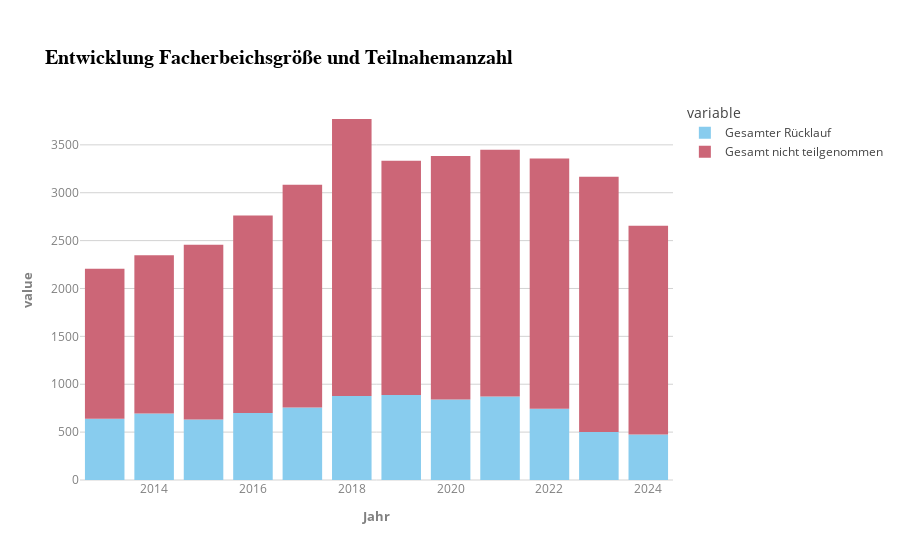

The notebook cell this image was saved under:
### Code cell
import plotly.express as px

fig = px.bar(
    abschluss_df,
    x="Jahr",
    y=["Gesamter Rücklauf", "Gesamt nicht teilgenommen" ],
    title="Entwicklung Facherbeichsgröße und Teilnahemanzahl",
    color_discrete_sequence=px.colors.qualitative.Safe,
    template="infoviz"
)


# fig.update_layout(
#     yaxis=dict(range=[0, 600]),  # Prozentwerte zwischen 0 und 100
# )

fig.show()

### Figure 1 — Plotly figure (JSON) as saved in the notebook; plotly's stock layout.template omitted (floating-point values rounded to 4 significant figures)
{"data": [{"hovertemplate": "variable=Gesamter Rücklauf<br>Jahr=%{x}<br>value=%{y}<extra></extra>", "legendgroup": "Gesamter Rücklauf", "marker": {"color": "rgb(136, 204, 238)", "pattern": {"shape": ""}}, "name": "Gesamter Rücklauf", "orientation": "v", "showlegend": true, "textposition": "auto", "type": "bar", "x": ["2013", "2014", "2015", "2016", "2017", "2018", "2019", "2020", "2021", "2022", "2023", "2024"], "xaxis": "x", "y": [640.0, 694.0, 631.0, 699.0, 758.0, 878.0, 888.0, 841.0, 873.0, 745.0, 501.0, 476.0], "yaxis": "y"}, {"hovertemplate": "variable=Gesamt nicht teilgenommen<br>Jahr=%{x}<br>value=%{y}<extra></extra>", "legendgroup": "Gesamt nicht teilgenommen", "marker": {"color": "rgb(204, 102, 119)", "pattern": {"shape": ""}}, "name": "Gesamt nicht teilgenommen", "orientation": "v", "showlegend": true, "textposition": "auto", "type": "bar", "x": ["2013", "2014", "2015", "2016", "2017", "2018", "2019", "2020", "2021", "2022", "2023", "2024"], "xaxis": "x", "y": [1567.0, 1653.0, 1826.0, 2063.0, 2326.0, 2892.0, 2445.0, 2542.0, 2575.0, 2613.0, 2667.0, 2179.0], "yaxis": "y"}], "layout": {"barmode": "relative", "legend": {"title": {"text": "variable"}, "tracegroupgap": 0}, "title": {"text": "Entwicklung Facherbeichsgröße und Teilnahemanzahl"}, "xaxis": {"anchor": "y", "domain": [0, 1], "title": {"text": "Jahr"}}, "yaxis": {"anchor": "x", "domain": [0, 1], "title": {"text": "value"}}}}
